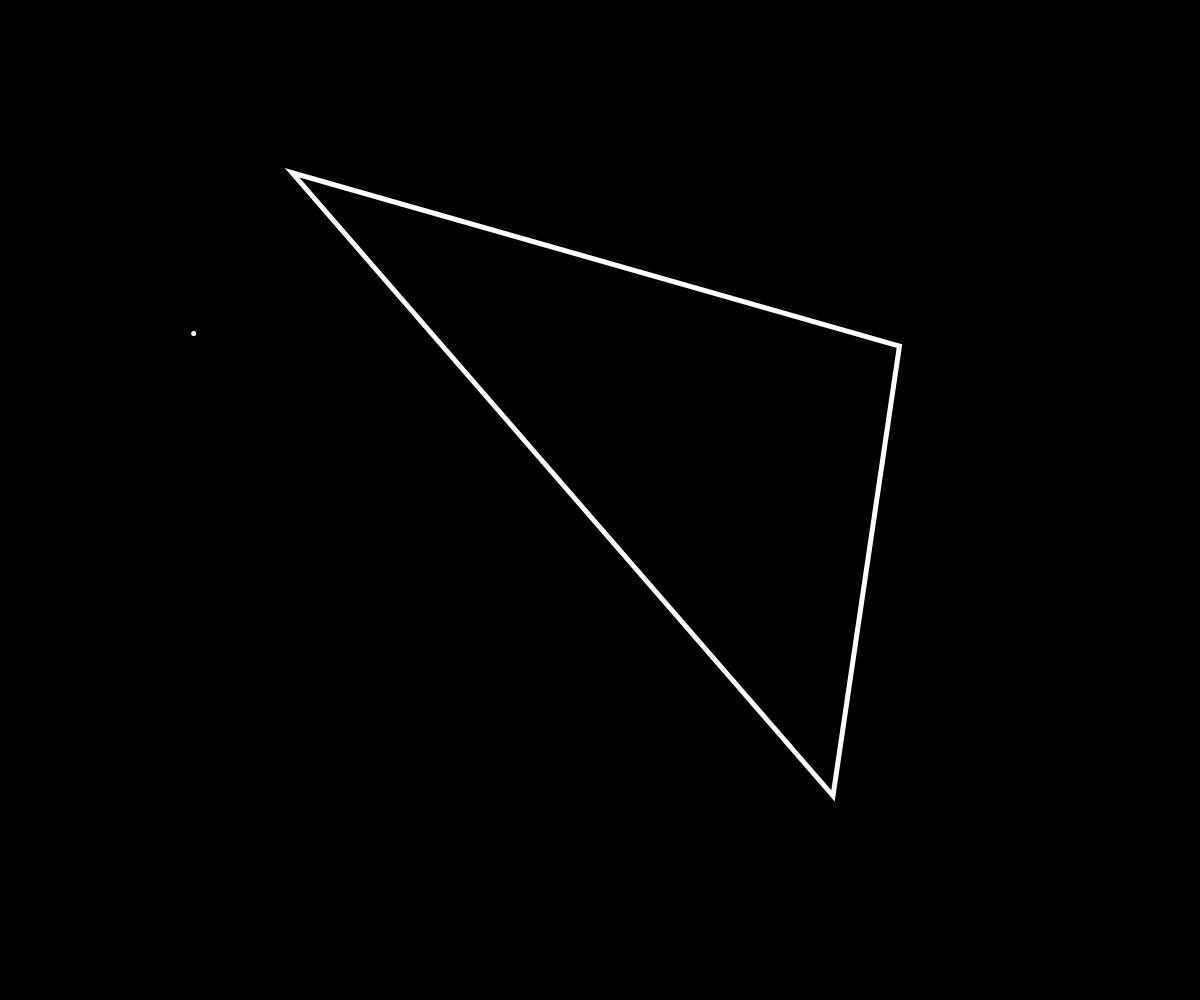
Frame 1 (no input)
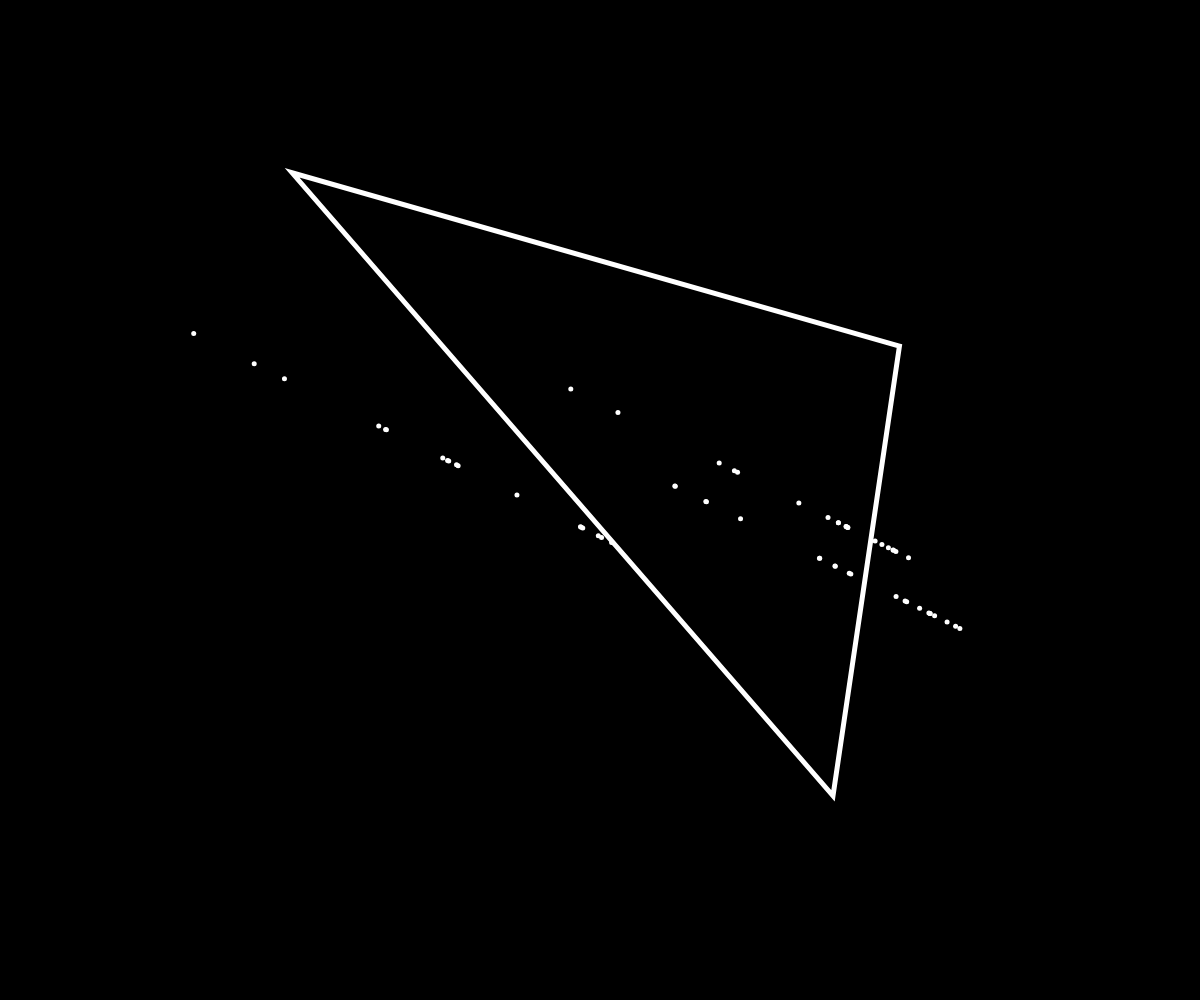
Frame 60 (no input)
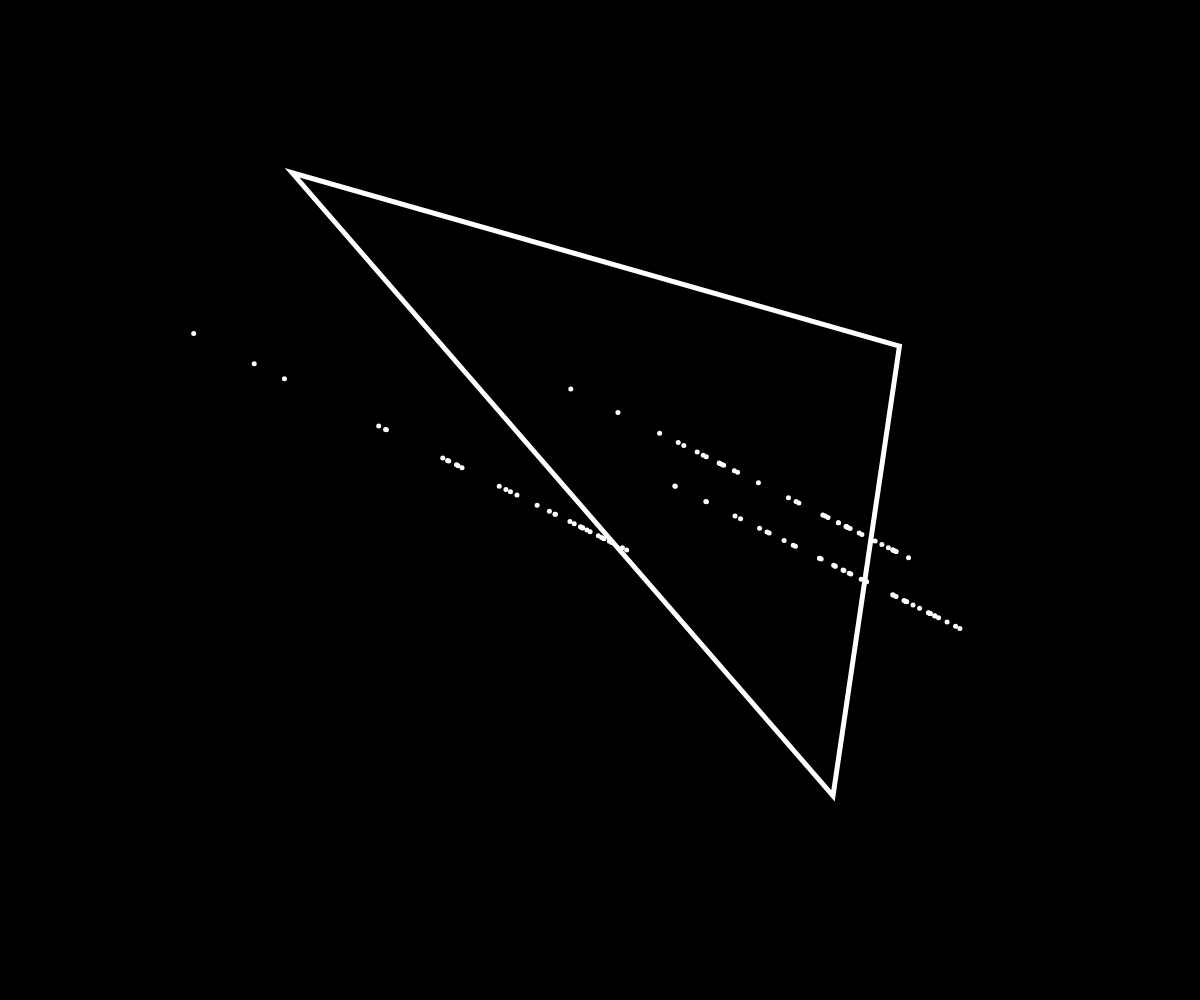
Frame 120 (the mouse pressed at the canvas centre since frame 60)

The p5.js sketch that drew these frames (run headless with seeded random() and noise() and a simulated clock; from frame 60 on, the mouse is pressed at the canvas centre):

// p5.js sketch
// ── sketch.js
var point_array;
var n = 3;


function random_color(){
  thecol = color(random(0,255),random(0,255),random(0,255));
  return thecol;
}

function reportsize(){
	resizeCanvas(windowWidth,windowHeight);
}

function point_generator(n){
  // n is the number of points required
  point_arr = [];
  noFill();
  beginShape();
  for(let i=0; i<n; i++){
    xx = random(ww);
    yy = random(wh);
    point_arr.push(xx,yy);
    vertex(random(ww),random(wh));
  }
  endShape(CLOSE);
  return point_arr;
}

window.addEventListener('resize', reportsize);


function init(){
  ww = windowWidth;
  wh = windowHeight;
  canvas = createCanvas(ww,wh);
  canvas.style('z-index','-1');
  canvas.position(0,0);
}

function setup(){
  init()

  stroke(255);
  strokeWeight(5);
  background(0);
  point_array = point_generator(n);
  curx = random(ww);                        // current random value for x, keeps changing
  cury = random(wh);
}

function draw(){

  val = Math.floor(random(n));
  console.log(val);
  curx = lerp(curx,point_array[val*2],0.5);
  cury = lerp(curx,point_array[val*2 + 1],0.5);

  point(curx,cury);
  // triangle(ax,ay,bx,by,cx,cy);
  // circle(mouseX,mouseY,100);

}

// ── chaos_expansion.js
var point_array;
var color_array
var n = 4;
var rad = 300;
var perc = 0.5;
var preval = 0;
var self_skipper = false;

function random_color(){
  thecol = color(random(0,255),random(0,255),random(0,255));
  return thecol;
}

function reportsize(){
	resizeCanvas(windowWidth,windowHeight);
}

function skipper(places,preval,val){
  if (self_skipper && (Math.abs(val-preval)%(n-1))>places-1 || ((Math.abs(val-preval)%(n-1))==0)){
    return false
  }
  else if(!(self_skipper) && (Math.abs(val-preval)%(n-1))>places-1){
    return false
  }
  else{
    return true
  }
}

// function chooser()

//this condition gives the randomness selection criteria to create cool patterns
function condition(preval,val){
  if (preval==val){
    return 0
  }
  else{
    return 1
  }
}

function color_generator(n){
  col_arr = [];
  for(let i=0; i<n; i++){
    col_arr.push(color(random(255),random(255),random(255)));
  }
  return col_arr;
}

function point_generator(n){
  // n is the number of points required
  point_arr = [];
  noFill();
  beginShape();
  rot = random(20);
  for(let i=0; i<n; i++){
    console.log(rot);
    ang = i * (Math.PI*2 /n) + (Math.PI/rot) ;
    corner = p5.Vector.fromAngle(ang);
    point_arr.push(corner);
    corner.mult(rad);
    corner.add(ww/2,wh/2);
    vertex(corner.x,corner.y);
  }
  endShape(CLOSE);
  return point_arr;
}

window.addEventListener('resize', reportsize);


function init(){
  ww = windowWidth;
  wh = windowHeight;
  canvas = createCanvas(ww,wh);
  canvas.style('z-index','-1');
  canvas.position(0,0);
}

function setup(){
  init()

  stroke(255);
  strokeWeight(1);
  background(0);
  point_array = point_generator(n);
  color_array = color_generator(n);
  curpos = createVector(random(ww),random(wh));                        // current random value for x, keeps changing
}

function draw(){

  for(let i=0; i<100; i++){
    val = Math.floor(random(n));
    stroke(color_array[val])
    if (skipper(2,preval,val)){
    curpos.x = lerp(curpos.x,point_array[val].x,perc);
    curpos.y = lerp(curpos.y,point_array[val].y,perc);
  }

    point(curpos.x,curpos.y);
    preval = val;
  }
  // triangle(ax,ay,bx,by,cx,cy);
  // circle(mouseX,mouseY,100);

}
